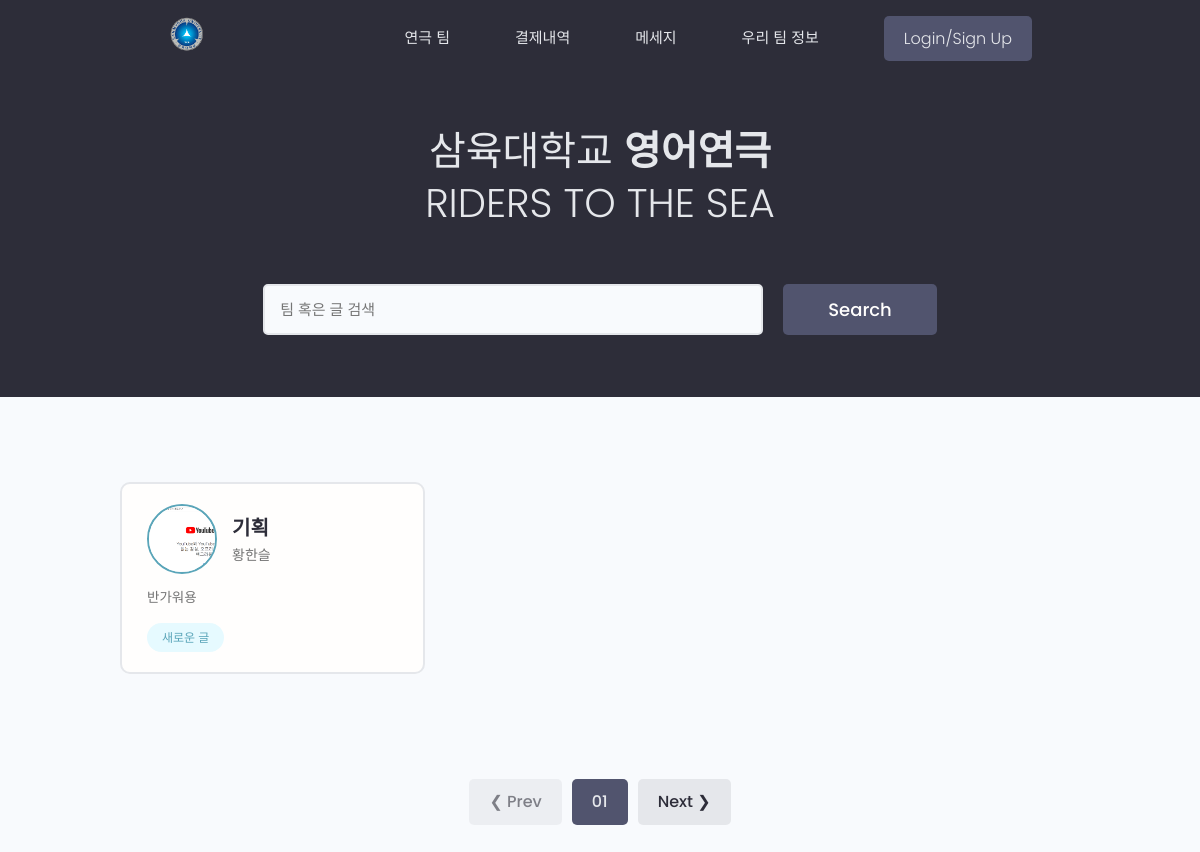
Before: / with the older database file.
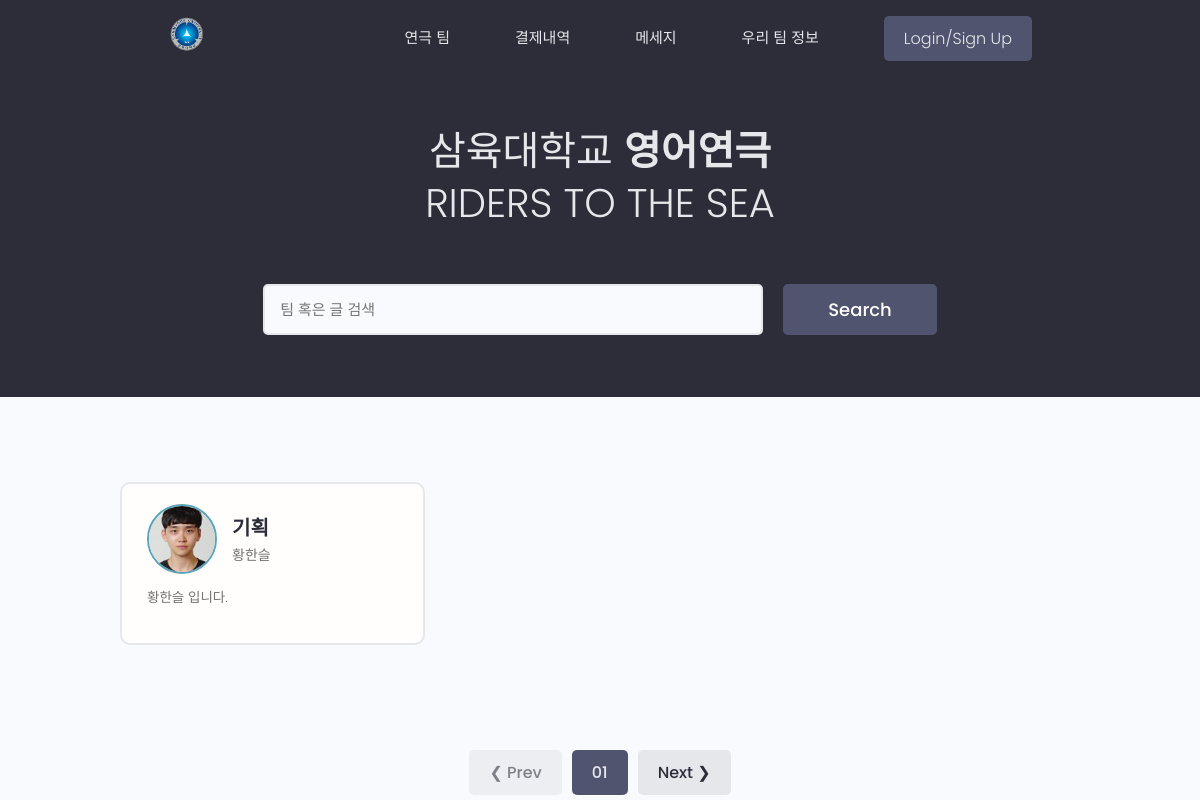
After: the same page with the newer database file.
### division/models.py (models this page shows, shortened)
class Team(models.Model):
    user = models.OneToOneField(User,on_delete=models.CASCADE,null=True,blank=True)
    id = models.IntegerField(primary_key=True)
    username = models.CharField(null=True,max_length=100)
    name = models.CharField(null=True,max_length=100)
    captain = models.CharField(null=True,max_length=100)
    short_intro = models.CharField(null=True,blank=True,max_length=256)
    email = models.EmailField(null=True)
    profile_image = models.ImageField(null=True,blank=True,upload_to='profiles/',default='profiles/user-default.png')
    created = models.DateTimeField(auto_now_add=True)
    is_new = models.BooleanField(null=True,default=False)
    USERNAME_FIELD = 'username'

### division/views.py (the view)
# urls.py: path('',home,name='home'),
def home(request):
    teams = Team.objects.all()
    return render(request,'div_main.html',{'teams':teams})

### division/templates/div_main.html (shortened to what this page needs)
{% extends 'main.html' %}
{% load static %}
{% block content %}
<main class="home">
    <section class="hero-section text-center">
      <div class="container container--narrow">
        <div class="hero-section__box">
          <h2>삼육대학교 <span>영어연극</span></h2>
          <h2>Riders To The Sea</h2>
        </div>
        <div class="hero-section__search">
          <form class="form" action="#" method="get">
            <div class="form__field">
              <input class="input input--text" id="formInput#search" type="text" name="text"
                placeholder="팀 혹은 글 검색" />
            </div>
            <input class="btn btn--sub btn--lg" type="submit" value="Search" />
          </form>
        </div>
      </div>
    </section>
    <section class="devlist">
      <div class="container">
        <div class="grid grid--three">
          {% for team in teams %}
          <div class="column card">
            <div class="dev">
              <a href="/profile.html" class="card__body">
                <div class="dev__profile">
                  <img class="avatar avatar--md" src="{{team.profile_image.url}}" alt="image" />
                  <div class="dev__meta">
                    <h3>{{team.name}}</h3>
                    <h5>{{team.captain}}</h5>
                  </div>
                </div>
                <p class="dev__info">
                  {{team.short_intro}}
                </p>
                <div class="dev__skills">
                  {% if team.is_new %}
                  <span class="tag tag--pill tag--main">
                    <small>새로운 글</small>
                  </span>
                 {% endif %}
                </div>
              </a>
            </div>
          </div>
          {% endfor %}
        </div>
      </div>
    </section>
    <div class="pagination">
      <ul class="container">
        <li><a href="#" class="btn btn--disabled">&#10094; Prev</a></li>
        <li><a href="#" class="btn btn--sub">01</a></li>
        <li><a href="#" class="btn">Next &#10095;</a></li>
      </ul>
    </div>
  </main>
  {% endblock %}

### templates/main.html (shortened to what this page needs)
<!DOCTYPE html>
{% load static %}
<html lang="en">
<head>
  <link rel="stylesheet" href="https://cdn.iconmonstr.com/1.3.0/css/iconmonstr-iconic-font.min.css" />
  <link rel="stylesheet" href="{% static 'uikit/styles/uikit.css' %}" />
  <link rel="stylesheet" href="{% static 'styles/app.css' %}" />
</head>
<body>
  <header class="header">
    <div class="container container--narrow">
      <a href="/" class="header__logo">
        <img src="{% static 'images/images/logo2.png' %}" alt="SYU" />
      </a>
      <nav class="header__nav">
        <ul class="header__menu">
          <li class="header__menuItem"><a href="{% url 'home' %}">연극 팀</a></li>
          <li class="header__menuItem"><a href="{% url 'post' %}">결제내역</a></li>
          <li class="header__menuItem"><a href="inbox.html">메세지</a></li>
          <li class="header__menuItem"><a href="{% url 'account' %}">우리 팀 정보</a></li>
          {% if request.user.is_authenticated %}
          <li class="header__menuItem"><a href="{% url 'logout' %}" class="btn btn--sub">Logout</a></li>
          {% else %}
          <li class="header__menuItem"><a href="{% url 'login' %}" class="btn btn--sub">Login/Sign Up</a></li>
          {% endif %}
        </ul>
      </nav>
    </div>
  </header>
</body>
{% block content %}
{% endblock %}
</html>

### static/styles/app.css (style rules this page uses)
:root { --color-sub: #2d2d39; }
.btn--sub { background-color: var(--color-sub-light); }
.card { border: 2px solid var(--color-light); }
img { width: 100%; }
.header { position: sticky; z-index: 111; background-color: var(--color-sub); padding: 1.5rem 0; }
.header > .container { display: flex; justify-content: space-between; align-items: center; }
.header__logo > img { height: 3.8rem; }
.header__nav > ul { display: inline-flex; align-items: center; list-style: none; gap: 6.5rem; }
.header__menuItem > a { color: var(--color-light); font-weight: 300; }
.hero-section { height: 40vh; display: flex; align-items: center; background-color: var(--color-sub); }
.hero-section__box { margin-bottom: 4rem; }
.hero-section__box > h2, .hero-section__box > h2 > span { font-size: 4rem; color: var(--color-light); line-height: 1.3; text-transform: uppercase; }
.hero-section__box > h2 { font-weight: 300; }
.hero-section__box > h2 > span { font-weight: 700; }
.hero-section__search > .form { display: flex; align-items: center; justify-content: center; gap: 2rem; }
.hero-section__search > .form input.input--text { width: 50rem; }
.devlist { margin-top: 8rem; }
.devlist .grid { align-items: stretch; }
.devlist .dev .dev__profile { display: flex; align-items: center; gap: 1.5rem; }
.devlist .dev .dev__meta h3 { color: var(--color-sub); font-size: 2rem; font-weight: 700; }
.devlist .dev .dev__meta h5 { color: var(--color-text); font-size: 1.4rem; font-weight: 500; }
.devlist .dev .dev__info { margin: 1.5rem 0; font-size: 1.35rem; line-height: 1.4; text-align: justify; }
.pagination { margin-top: 8rem; margin-bottom: 10rem; }
.pagination > ul { flex-wrap: wrap; list-style: none; display: flex; align-items: center; justify-content: center; gap: 1rem; }
.pagination .btn { color: var(--color-sub); }
.pagination .btn.btn--sub { color: var(--color-light); }

### static/uikit/styles/modules/_variables.css (style rules this page uses)
:root { --color-main: #5aa5b9; --color-main-light: #e6faff; --color-sub: #3f4156; --color-sub-light: #51546e; --color-sub-lighter: #ededfd; --color-text: #737373; --color-gray: #8b8b8b; --color-light: #e5e7eb; --color-light-gray: #767676; --color-bg: #f8fafd; --color-white: #fffefd; --color-white-light: #f3f3f3; --color-success: #359e64; --color-success-bg: #def8e8; --color-error: #fc4b0b; --color-error-bg: #fff2ee; --font-base: 'Poppins', arial, helvetica, 'Segoe UI', roboto, ubuntu, sans-serif; --font-monospace: 'Fira Code', 'Courier New', courier, monospace; --font-regular: 300; --font-medium: 500; --font-bold: 700; --generic-shadow: 1px 1px 5px #00000010; --generic-transition: all 0.3s ease-in-out; }

### static/uikit/styles/modules/_base.css (style rules this page uses)
* { margin: 0; padding: 0; box-sizing: border-box; text-rendering: optimizeLegibility; color: inherit; font-size: inherit; }
html { font-size: 50%; }
@media only screen and (min-width: 480px) { html { font-size: 56.25%; } }
@media only screen and (min-width: 1200px) { html { font-size: 62.5%; } }
body { line-height: 1.6; font-weight: 400; font-size: 1.5rem; color: var(--color-text); background-color: var(--color-bg); min-height: 100vh; }

### static/uikit/styles/modules/_typography.css (style rules this page uses)
* { font-family: var(--font-base); }
h2 { font-size: 3.6rem; font-weight: var(--font-bold); }
h3 { font-size: 3.2rem; font-weight: var(--font-medium); }
h5 { font-size: 2.4rem; font-weight: var(--font-medium); }
h5, h6 { font-weight: var(--font-regular); }
p, span, strong { font-size: 1.6rem; color: var(--color-text); font-weight: var(--font-regular); }
a { padding-bottom: 2px; text-decoration: none; display: inline-block; color: var(--color-main); font-weight: var(--font-medium); }

### static/uikit/styles/modules/_utilities.css (style rules this page uses)
.container { width: 92%; max-width: 165rem; margin: 0 auto; box-sizing: border-box; }
.container--narrow { width: 92%; max-width: 120rem; }
@media screen and (min-width: 1000px) { .container { width: 90%; } }
@media screen and (min-width: 1000px) { .container--narrow { width: 85%; } }
@media screen and (min-width: 1200px) { .container { width: 80%; } }
@media screen and (min-width: 1200px) { .container--narrow { width: 72%; } }
.text-center { text-align: center; }

### static/uikit/styles/modules/_avatar.css (style rules this page uses)
.avatar { border-radius: 50%; border: 2px solid var(--color-main); object-fit: cover; }
.avatar--md { height: 7rem; width: 7rem; }

### static/uikit/styles/modules/_card.css (style rules this page uses)
.card { border-radius: 1rem; background-color: var(--color-white); border: 1.5px solid var(--color-light); width: auto; height: auto; margin-top: 0.5rem; margin-bottom: 0.5rem; overflow: hidden; }
.card__body, .card__header { padding: 2rem 2.5rem; }

Changed rows visible on the page:
changed Team "기획": profile_image: a different picture; short_intro "반가워용" → "황한슬 입니다."; no longer shows "새로운 글"
